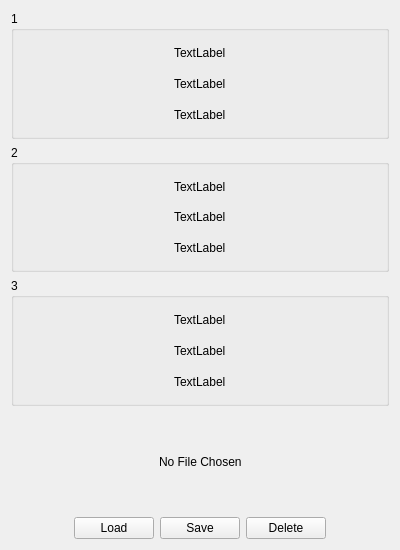
<?xml version="1.0" encoding="UTF-8"?>
<ui version="4.0">
 <class>LoadForm</class>
 <widget class="QWidget" name="LoadForm">
  <property name="geometry">
   <rect>
    <x>0</x>
    <y>0</y>
    <width>400</width>
    <height>550</height>
   </rect>
  </property>
  <property name="windowTitle">
   <string>Form</string>
  </property>
  <layout class="QVBoxLayout" name="verticalLayout">
   <item>
    <layout class="QVBoxLayout" name="verticalLayout_3">
     <item>
      <widget class="QGroupBox" name="groupBox_1">
       <property name="cursor">
        <cursorShape>PointingHandCursor</cursorShape>
       </property>
       <property name="title">
        <string>1</string>
       </property>
       <layout class="QHBoxLayout" name="horizontalLayout_3">
        <item>
         <spacer name="horizontalSpacer_7">
          <property name="orientation">
           <enum>Qt::Horizontal</enum>
          </property>
          <property name="sizeHint" stdset="0">
           <size>
            <width>40</width>
            <height>20</height>
           </size>
          </property>
         </spacer>
        </item>
        <item>
         <layout class="QVBoxLayout" name="verticalLayout_4">
          <item>
           <widget class="QLabel" name="label">
            <property name="text">
             <string>TextLabel</string>
            </property>
           </widget>
          </item>
          <item>
           <widget class="QLabel" name="label_2">
            <property name="text">
             <string>TextLabel</string>
            </property>
           </widget>
          </item>
          <item>
           <widget class="QLabel" name="label_3">
            <property name="text">
             <string>TextLabel</string>
            </property>
           </widget>
          </item>
         </layout>
        </item>
        <item>
         <spacer name="horizontalSpacer_6">
          <property name="orientation">
           <enum>Qt::Horizontal</enum>
          </property>
          <property name="sizeHint" stdset="0">
           <size>
            <width>40</width>
            <height>20</height>
           </size>
          </property>
         </spacer>
        </item>
       </layout>
      </widget>
     </item>
     <item>
      <widget class="QGroupBox" name="groupBox_2">
       <property name="cursor">
        <cursorShape>PointingHandCursor</cursorShape>
       </property>
       <property name="title">
        <string>2</string>
       </property>
       <layout class="QHBoxLayout" name="horizontalLayout_4">
        <item>
         <spacer name="horizontalSpacer_9">
          <property name="orientation">
           <enum>Qt::Horizontal</enum>
          </property>
          <property name="sizeHint" stdset="0">
           <size>
            <width>40</width>
            <height>20</height>
           </size>
          </property>
         </spacer>
        </item>
        <item>
         <layout class="QVBoxLayout" name="verticalLayout_5">
          <item>
           <widget class="QLabel" name="label_4">
            <property name="text">
             <string>TextLabel</string>
            </property>
           </widget>
          </item>
          <item>
           <widget class="QLabel" name="label_5">
            <property name="text">
             <string>TextLabel</string>
            </property>
           </widget>
          </item>
          <item>
           <widget class="QLabel" name="label_6">
            <property name="text">
             <string>TextLabel</string>
            </property>
           </widget>
          </item>
         </layout>
        </item>
        <item>
         <spacer name="horizontalSpacer_8">
          <property name="orientation">
           <enum>Qt::Horizontal</enum>
          </property>
          <property name="sizeHint" stdset="0">
           <size>
            <width>40</width>
            <height>20</height>
           </size>
          </property>
         </spacer>
        </item>
       </layout>
      </widget>
     </item>
     <item>
      <widget class="QGroupBox" name="groupBox_3">
       <property name="cursor">
        <cursorShape>PointingHandCursor</cursorShape>
       </property>
       <property name="title">
        <string>3</string>
       </property>
       <layout class="QHBoxLayout" name="horizontalLayout_5">
        <item>
         <spacer name="horizontalSpacer_11">
          <property name="orientation">
           <enum>Qt::Horizontal</enum>
          </property>
          <property name="sizeHint" stdset="0">
           <size>
            <width>40</width>
            <height>20</height>
           </size>
          </property>
         </spacer>
        </item>
        <item>
         <layout class="QVBoxLayout" name="verticalLayout_6">
          <item>
           <widget class="QLabel" name="label_7">
            <property name="text">
             <string>TextLabel</string>
            </property>
           </widget>
          </item>
          <item>
           <widget class="QLabel" name="label_8">
            <property name="text">
             <string>TextLabel</string>
            </property>
           </widget>
          </item>
          <item>
           <widget class="QLabel" name="label_9">
            <property name="text">
             <string>TextLabel</string>
            </property>
           </widget>
          </item>
         </layout>
        </item>
        <item>
         <spacer name="horizontalSpacer_10">
          <property name="orientation">
           <enum>Qt::Horizontal</enum>
          </property>
          <property name="sizeHint" stdset="0">
           <size>
            <width>40</width>
            <height>20</height>
           </size>
          </property>
         </spacer>
        </item>
       </layout>
      </widget>
     </item>
     <item>
      <layout class="QVBoxLayout" name="verticalLayout_2">
       <item>
        <layout class="QHBoxLayout" name="horizontalLayout_2">
         <item>
          <spacer name="horizontalSpacer_4">
           <property name="orientation">
            <enum>Qt::Horizontal</enum>
           </property>
           <property name="sizeHint" stdset="0">
            <size>
             <width>40</width>
             <height>20</height>
            </size>
           </property>
          </spacer>
         </item>
         <item>
          <widget class="QLabel" name="fileLable">
           <property name="text">
            <string>No File Chosen</string>
           </property>
          </widget>
         </item>
         <item>
          <spacer name="horizontalSpacer_5">
           <property name="orientation">
            <enum>Qt::Horizontal</enum>
           </property>
           <property name="sizeHint" stdset="0">
            <size>
             <width>40</width>
             <height>20</height>
            </size>
           </property>
          </spacer>
         </item>
        </layout>
       </item>
       <item>
        <layout class="QHBoxLayout" name="horizontalLayout">
         <item>
          <spacer name="horizontalSpacer">
           <property name="orientation">
            <enum>Qt::Horizontal</enum>
           </property>
           <property name="sizeHint" stdset="0">
            <size>
             <width>40</width>
             <height>20</height>
            </size>
           </property>
          </spacer>
         </item>
         <item>
          <widget class="QPushButton" name="loadPushButton">
           <property name="text">
            <string>Load</string>
           </property>
          </widget>
         </item>
         <item>
          <widget class="QPushButton" name="savePushButton">
           <property name="text">
            <string>Save</string>
           </property>
          </widget>
         </item>
         <item>
          <widget class="QPushButton" name="deletePushButton">
           <property name="text">
            <string>Delete</string>
           </property>
          </widget>
         </item>
         <item>
          <spacer name="horizontalSpacer_2">
           <property name="orientation">
            <enum>Qt::Horizontal</enum>
           </property>
           <property name="sizeHint" stdset="0">
            <size>
             <width>40</width>
             <height>20</height>
            </size>
           </property>
          </spacer>
         </item>
        </layout>
       </item>
      </layout>
     </item>
    </layout>
   </item>
  </layout>
 </widget>
 <resources/>
 <connections/>
</ui>
